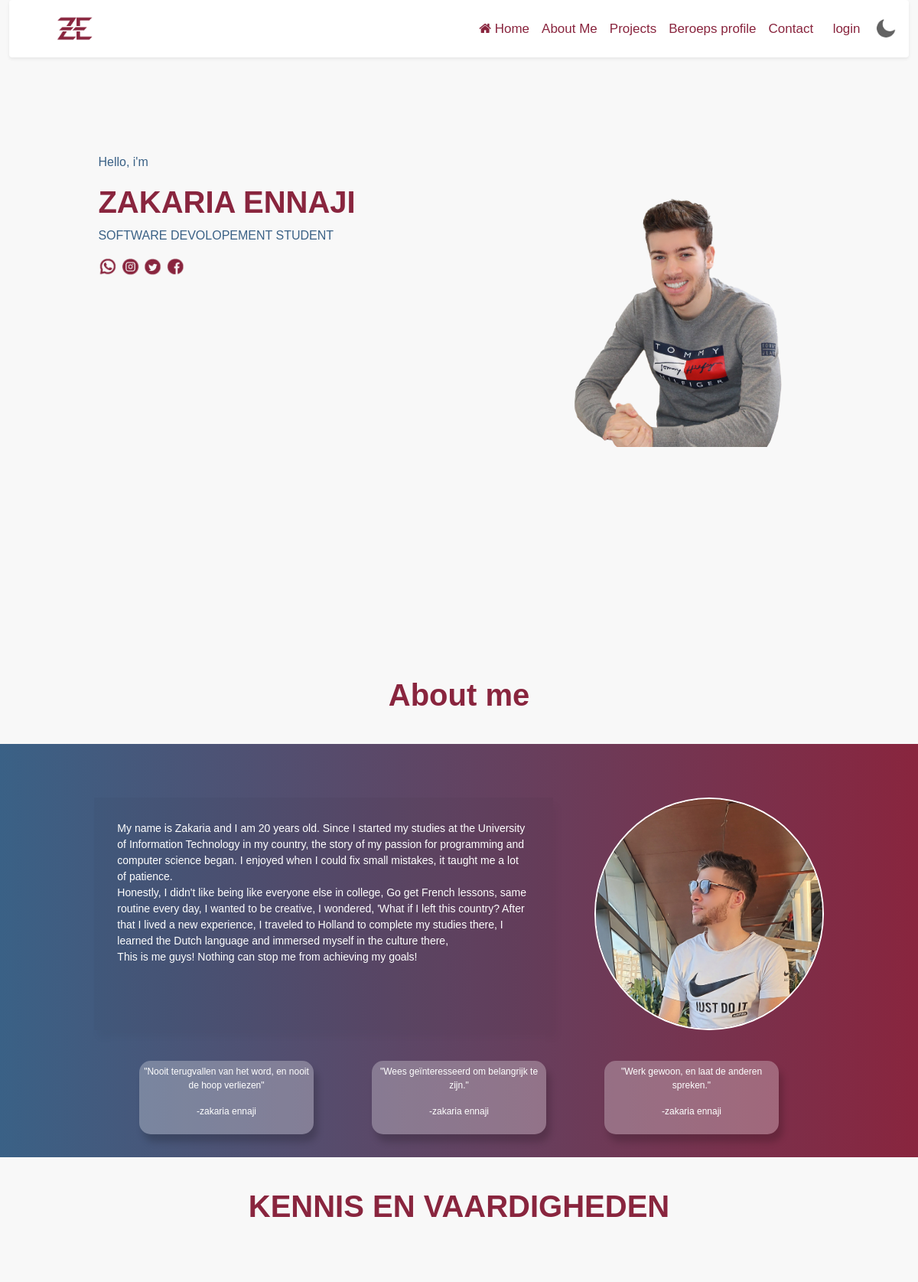
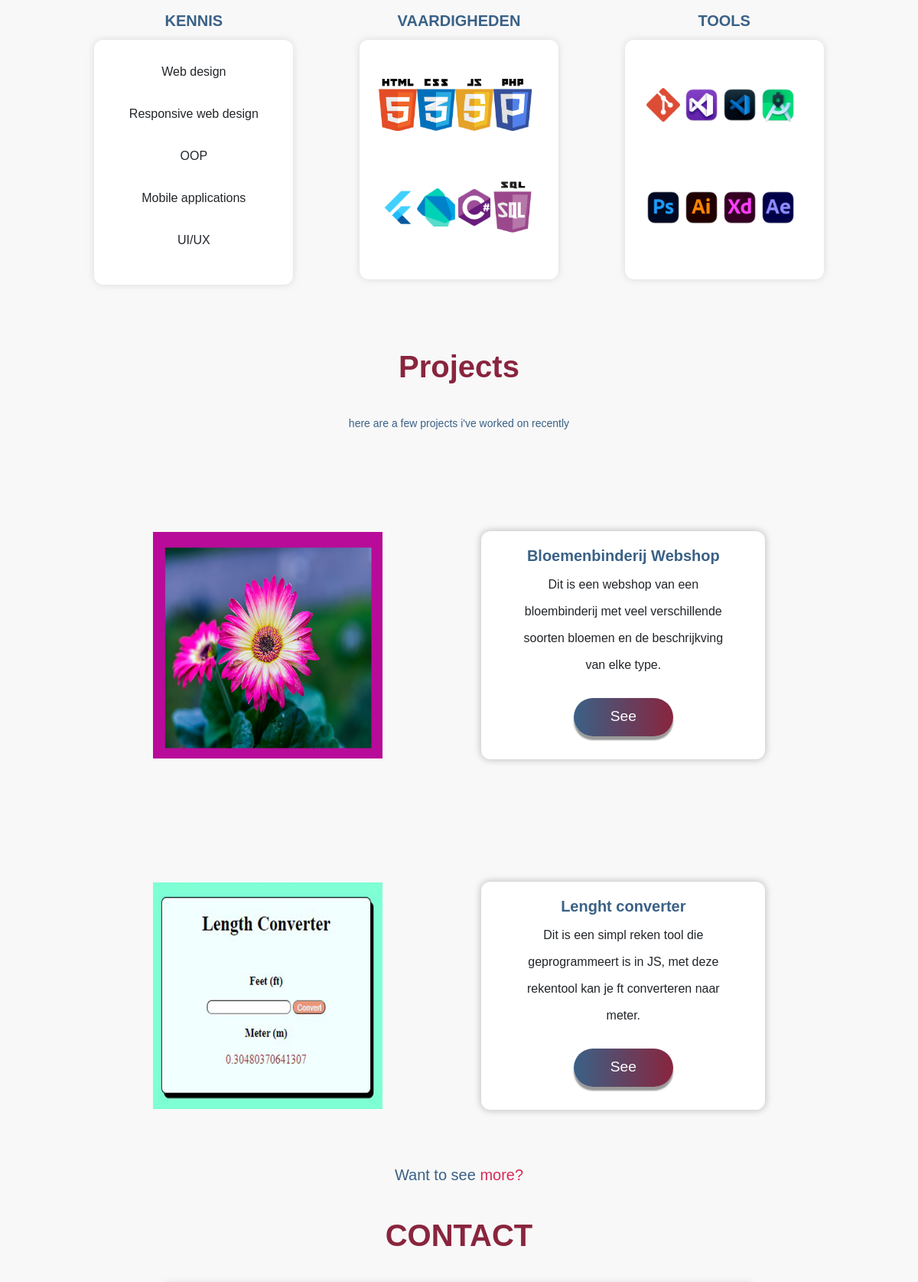
The page / (upper part) on the database its author committed (2 pictures, top to bottom).
### tables this page shows
CREATE TABLE `project` (
  `id` int(5) NOT NULL,
  `name` varchar(255) NOT NULL,
  `image` varchar(255) NOT NULL,
  `discription` text NOT NULL,
  `link` varchar(255) NOT NULL,
  `github_link` varchar(255) NOT NULL
);

### Templates/home.php (called while the page is built)
<?php
include_once ('defaults/head.php');
include_once ('defaults/body.php');
include_once ('defaults/contact.php');
include_once ('defaults/footer.php');
?>

### Modules/Project.php (called while the page is built, shortened)
<?php
include "Database.php";
function getProject1(){
    global $pdo;
    $query = $pdo->prepare("SELECT * FROM project LIMIT 2");
    $query->execute();
    $request = $query->fetchAll(PDO::FETCH_CLASS, 'Project');
    return $request;
}

### Templates/defaults/body.php (the view)
<body class="body-light">
  <div class="container-fluid" id="container">
    <?php include_once "menu.php";  ?>
    <div class="hero_section">
      <div class="hero_text">
        <p class="hello">Hello, i'm</p>
        <h1 class="za_text">ZAKARIA ENNAJI</h1>
        <p class="hello">SOFTWARE DEVOLOPEMENT STUDENT</p>
        <div class="socialmedia">
          <a href=whatsapp:contact=31685686808@s.whatsapp.com&message="I'd like to chat with you"><img src="IMGS/social_media/whatsapp.png" width="25px" alt="whatsapp"></a>
          <a href="https://www.instagram.com/zakaria_ennaji_/"><img src="IMGS/social_media/instagram.png" width="25px" alt="instagram"></a>
          <a href="https://twitter.com/Zakaria_ennaji"><img src="IMGS/social_media/twitter.png" width="25px" alt="twitter"></a>
          <a href="https://www.facebook.com/zakaria.ennaji2"><img src="IMGS/social_media/facebook.png" width="25px" alt="facebook"></a>
        </div>
      </div>
      <div class="hero_foto">
        <img src="IMGS/me.png" width="350px">
      </div>
    </div>
    <h1 class="title" id="about-me">About me</h1>
    <div class="about_container">
      <div class="text_foto_container">
        <div class="about_text">
          <p>My name is Zakaria and I am 20 years old.
              Since I started my studies at the University of Information Technology in my country, the story of my passion for programming and computer science began.
              I enjoyed when I could fix small mistakes, it taught me a lot of patience. <br>
              Honestly, I didn't like being like everyone else in college,
              Go get French lessons, same routine every day,
              I wanted to be creative, I wondered, 'What if I left this country?
              After that I lived a new experience, I traveled to Holland to complete my studies there,
              I learned the Dutch language and immersed myself in the culture there, <br>
              This is me guys! Nothing can stop me from achieving my goals!
          </p>
        </div>
        <div class="about_foto">
          <img src="IMGS/zakaria.jpg">
        </div>
      </div>
      <div class="quotes_container">
        <div class="quote">
          <p>"Nooit terugvallen van het word, en nooit de hoop verliezen"</p>
          <p>-zakaria ennaji</p>
        </div>
        <div class="quote">
          <p>"Wees geïnteresseerd om belangrijk te zijn."</p>
          <p>-zakaria ennaji</p>
        </div>
        <div class="quote">
          <p>"Werk gewoon, en laat de anderen spreken."</p>
          <p>-zakaria ennaji</p>
        </div>
      </div>
    </div>
    <h1 class="title">KENNIS EN VAARDIGHEDEN</h1>
    <div class="kennis_container">
      <div class="kennis">
        <h3>KENNIS</h3>
        <div class="kennis_text">
          <p>Web design</p>
          <p>Responsive web design</p>
          <p>OOP</p>
          <p>Mobile applications</p>
          <p>UI/UX</p>
        </div>
      </div>
      <div class="vaardigheden">
        <h3>VAARDIGHEDEN</h3>
        <div class="vaard_imgs">
          <img src="./IMGS/logos/html.png">
          <img src="./IMGS/logos/css.png">
          <img src="./IMGS/logos/js.png">
          <img src="./IMGS/logos/php.png">
          <img src="./IMGS/logos/flutter.png">
          <img src="./IMGS/logos/dart.png">
          <img src="./IMGS/logos/csharp.png">
          <img src="./IMGS/logos/mysq1l.png">
        </div>
      </div>
      <div class="tools">
        <h3>TOOLS </h3>
        <div class=" tools_imgs">
          <img src="./IMGS/logos/git.png">
          <img src="./IMGS/logos/vs.png">
          <img src="./IMGS/logos/vsc.png">
          <img src="./IMGS/logos/android_studio.png">
          <img src="./IMGS/logos/ps.png">
          <img src="./IMGS/logos/ai.png">
          <img src="./IMGS/logos/xd.png">
          <img src="./IMGS/logos/ae.png">
        </div>
      </div>
    </div>
    <h1 class="title">Projects</h1>
    <p class="mini_title">here are a few projects i've worked on recently</p>
    <?php
    $r = getProject1();
    foreach ($r as $data) {
      echo "<div class='projects_section'>";
      echo "<div class='all_projects'>";
      echo "<div class='project'>";
      echo "<img src=" . $data->image . " width='300px'>";
      echo "<div class='project_01_presentation'>";
      echo "<h3>" . $data->name . "</h3>";
      echo "<p>" . $data->discription . "</p>";
      echo "<a href=" . $data->link . "> <input id='btn'  type='button' value='See'> </a>";
      echo "</div>";
      echo "</div>";
      echo "</div>";
      echo "</div>";
    }
    ?>
    <p class="mini_title2">Want to see <a href="./projects" style="text-decoration: none;"> <span style="color: #d82955;">more?</span> </a> </p>

### public/CSS/style.css (style rules this page uses)
.body-light { background-color: rgb(248, 248, 248); }

### public/CSS/sections/projects_pagina.css (style rules this page uses)
.projects_section { margin-top: 100px; }
.project { display: flex; justify-content: space-evenly; align-items: center; padding: 30px; margin: 40px; height: auto; }
.project_01_presentation { background-color: rgb(255, 255, 255); border-radius: 12px; width: 35%; display: flex; flex-direction: column; align-items: center; justify-content: space-around; padding: 20px; height: auto; box-shadow: 0px 0px 10px 1px rgba(14, 11, 11, 0.233); }
.project_01_presentation h3 { font-size: 20px; color: #3a6186; font-weight: 700; }
.project_01_presentation p { width: 80%; text-align: center; line-height: 35px; }
.project img { width: 300px; }

### public/CSS/sections/hero.css (style rules this page uses)
.hero_section { margin: 200px 0; padding-bottom: 100px; display: flex; justify-content: space-around; height: auto; }
.hello { color: #3a6186; }
.za_text { font-weight: 900; color: #89253e; position: relative; animation-name: example; animation-duration: 10s; animation-iteration-count: infinite; }
.about_container { background: linear-gradient(to right, #3a6186, #89253e); display: flex; pointer-events: none; flex-direction: column; height: auto; padding: 30px; }
.title { text-align: center; margin: 40px; color: #89253e; font-weight: 800; }
.text_foto_container { display: flex; justify-content: space-evenly; padding: 40px; }
.about_text { width: 600px; background-color: #00000009; color: white; font-weight: 400; font-size: 14px; line-height: 150%; box-shadow: 5px 10px 10px #00000009; padding: 30px; }
.about_foto { display: flex; justify-content: center; align-items: center; }
.about_foto img { border: 2px white solid; border-radius: 50%; width: 300px; }
.quotes_container { height: auto; display: flex; justify-content: space-around; width: 80%; align-self: center; }
.quote { background-color: rgba(255, 255, 255, 0.274); color: white; font-size: 12px; width: 25%; border-radius: 15px; text-align: center; padding: 5px; box-shadow: 5px 10px 10px #0000002f; font-size: 12px; }

### public/CSS/sections/kennis.css (style rules this page uses)
.kennis_container { margin : 0 auto; height: auto; width: 95%; display: flex; justify-content: space-around; padding: 50px; }
.kennis, .tools, .vaardigheden { display: flex; flex-direction: column; align-items: center; width: 25%; height: 350px; }
.kennis_text, .tools_imgs, .vaard_imgs { background-color: rgb(255, 255, 255); padding: 30px; height: 100%; margin-top: 5px; width: 100%; border-radius: 12px; box-shadow: 0px 0px 10px rgba(190, 189, 189, 0.521); display: grid; grid-template-columns: 20% 20% 20% 20%; grid-template-rows: 110px ; column-gap: 10px; row-gap: 15px; justify-items: center; align-items: center; }
.kennis_container h3 { font-size: 20px; color: #3a6186; font-weight: 700; }
.kennis_text { display: flex; flex-direction: column; justify-content: center; }
.tools_imgs img, .vaard_imgs img { width: 50px; }

### public/CSS/sections/projects.css (style rules this page uses)
.mini_title, .mini_title2 { text-align: center; font-size: 14px; color: #3a6186; }
.mini_title2 { font-size: 20px; }

### rows shown on the page
project: image (picture), name "Bloemenbinderij Webshop", discription "Dit is een webshop van een bloembinderij met veel verschillende soorten bloemen en de beschrijkving van elke type."
project: image (picture), name "Lenght converter", discription "Dit is een simpl reken tool die geprogrammeert is in JS, met deze rekentool kan je ft converteren naar meter."
